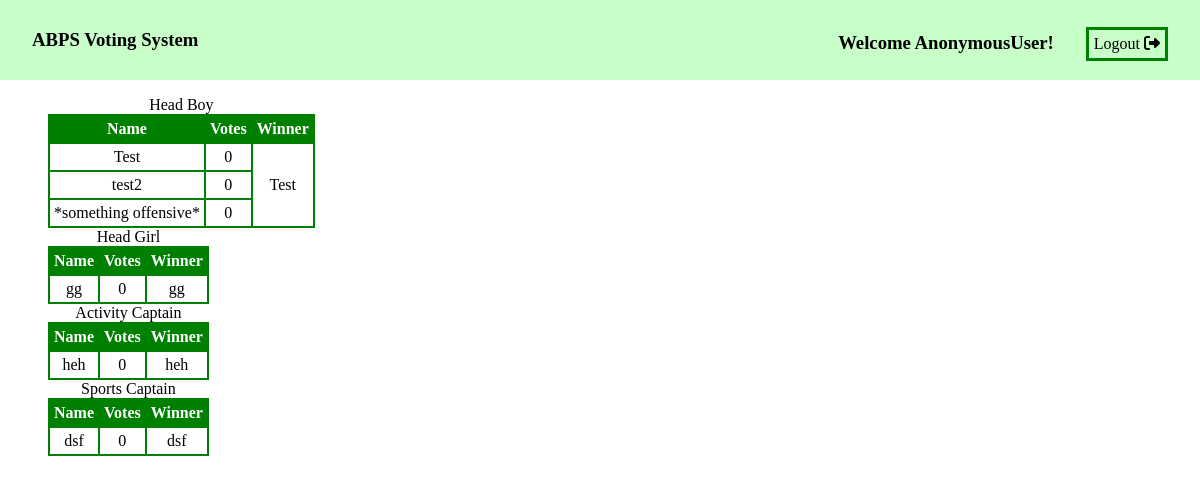
The app's page /results/, older data.
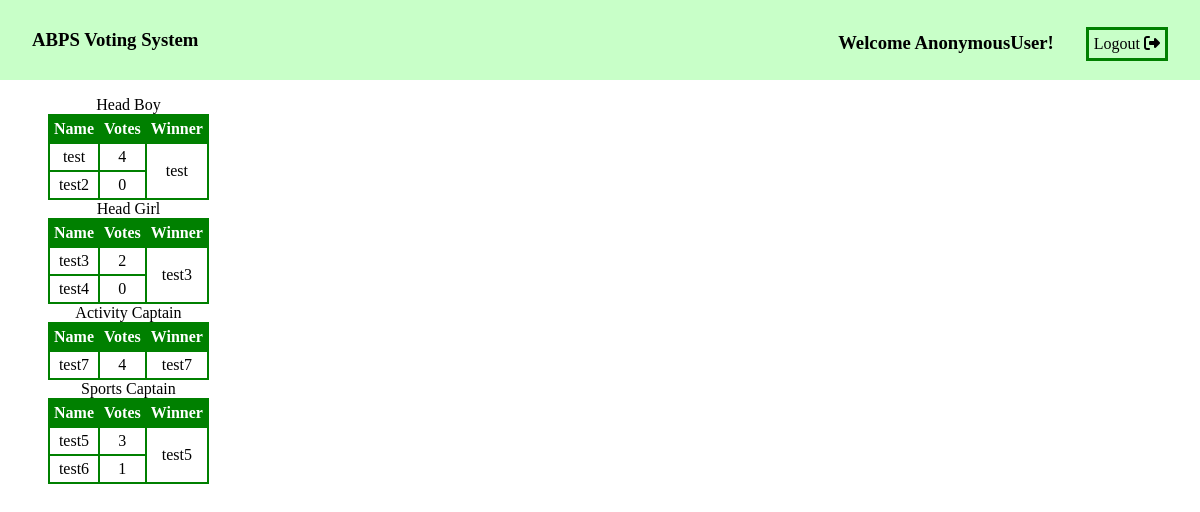
The same page, newer data.
### apps/vote/models.py (models this page shows, shortened)
class Candidate(models.Model):
    CandidateName = models.CharField(max_length=255)
    CandidateId = models.AutoField(primary_key=True)
    CandidateClass = models.CharField(max_length=3, choices=Classes.choices)
    Post = models.CharField(max_length=16, choices=Posts.choices)
    Votes = models.IntegerField(default=0)
    def __str__(self):
        return self.CandidateName

### apps/results/views.py (the view)
# urls.py: path("", views.index),
def index(request):
    candidates = Candidate.objects.all()
    head_boy = candidates.filter(Post="head_boy").order_by("-Votes")
    head_boy_winner = head_boy.first()
    head_girl = candidates.filter(Post="head_girl").order_by("-Votes")
    head_girl_winner = head_girl.first()
    activity_captain = candidates.filter(Post="activity_captain").order_by("-Votes")
    activity_captain_winner = activity_captain.first()
    sports_captain = candidates.filter(Post="sports_captain").order_by("-Votes")
    sports_captain_winner = sports_captain.first()
    data = {
        "head_boy":{"name":"Head Boy", "candidates":head_boy, "winner":head_boy_winner},
        "head_girl":{"name":"Head Girl", "candidates":head_girl, "winner":head_girl_winner},
        "activity_captain":{"name":"Activity Captain", "candidates":activity_captain, "winner":activity_captain_winner},
        "sports_captain":{"name":"Sports Captain", "candidates":sports_captain, "winner":sports_captain_winner}
    }
    return render(request, "results.html", {"data":data})

### templates/results.html (shortened to what this page needs)
{% extends 'base/main.html' %}
{% load static %}
{% block stylesheets %}
<link rel="stylesheet" href="{% static 'css/results.css' %}">
{% endblock stylesheets %}
{% block content %}
<div class="container">
    {% for post, info in data.items %}
        <table>
            <caption>{{ info.name }}</caption>
            <tr>
                <th>Name</th>
                <th>Votes</th>
                <th>Winner</th>
            </tr>
            {% for candidate in info.candidates %}
                <tr>
                    <td>{{ candidate.CandidateName }}</td>
                    <td>{{ candidate.Votes }}</td>
                    {% if forloop.first %}
                        <td rowspan="{{ info.candidates.count }}">{{ info.winner }}</td>
                    {% endif %}
                </tr>
            {% endfor %}
        </table>
    {% endfor %}
</div>
{% endblock content %}

### templates/base/main.html (shortened to what this page needs)
<!DOCTYPE html>
<html lang="en">
<head>
    <link rel="stylesheet" href="https://cdnjs.cloudflare.com/ajax/libs/font-awesome/6.1.2/css/all.min.css" />
    {% load static %}
    <link rel="stylesheet" href={% static 'css/base.css' %}>
    {% block stylesheets %}{% endblock stylesheets %}
</head>
<body>
    <header>
        {% include 'includes/navbar.html' %}
    </header>
    {% block content %}
    {% endblock content %}
</body>
</html>

### templates/includes/navbar.html
<nav class="navbar">
    <div class="navbar__text-wrapper">
        <h3 class="text">ABPS Voting System</h3>
    </div>
    <div class="navbar__links-wrapper">
        <h3 class="navbar__user-greeting nabar__item">Welcome {{ user }}!</h3>
        <a href="{% url 'logout' %}" class="btn nabar__item">Logout <i class="fa-solid fa-right-from-bracket"></i></a>
    </div>
</nav>

### static/css/base.css (style rules this page uses)
:root { --primary-color: green; --primary-color-light: rgb(200, 255, 200); --header-height: 5rem; }
* { padding: 0; margin: 0; box-sizing: border-box; }
body { overflow-y: hidden; }
a { text-decoration: none; color: inherit; }
table, th, td { border: 2px solid var(--primary-color); border-collapse: collapse; }
th, td { padding: .25rem .25rem; text-align: center; }
th { color: white; background-color: var(--primary-color); font-weight: bold; }
.container { height: calc(100vh - var(--header-height)); width: 100%; padding: 1rem 3rem; }
.btn { margin-top: 0.5rem; background: none; border: 3px solid var(--primary-color); padding: 5px; cursor: pointer; }
.navbar { display: flex; align-items: center; justify-content: space-between; padding: 0 2rem; height: var(--header-height); background-color: var(--primary-color-light); }
.navbar__links-wrapper { display: flex; align-items: baseline; }
.nabar__item { margin-left: 2rem; }

Row changes from the older to the newer data that the page shows:
removed Candidate: CandidateName "*something offensive*", Votes "0", shown under "Head Boy"
removed Candidate: name "Head Girl", CandidateName "gg", Votes "0", winner "gg"
removed Candidate: name "Activity Captain", CandidateName "heh", Votes "0", winner "heh"
removed Candidate: name "Sports Captain", CandidateName "dsf", Votes "0", winner "dsf"
changed Candidate: CandidateName "Test" → "test"; Votes "0" → "4"; winner "Test" → "test"
added Candidate: name "Head Girl", CandidateName "test3", Votes "2", winner "test3"
added Candidate: CandidateName "test4", Votes "0", shown under "Head Girl"
added Candidate: name "Activity Captain", CandidateName "test7", Votes "4", winner "test7"
added Candidate: name "Sports Captain", CandidateName "test5", Votes "3", winner "test5"
added Candidate: CandidateName "test6", Votes "1", shown under "Sports Captain"
